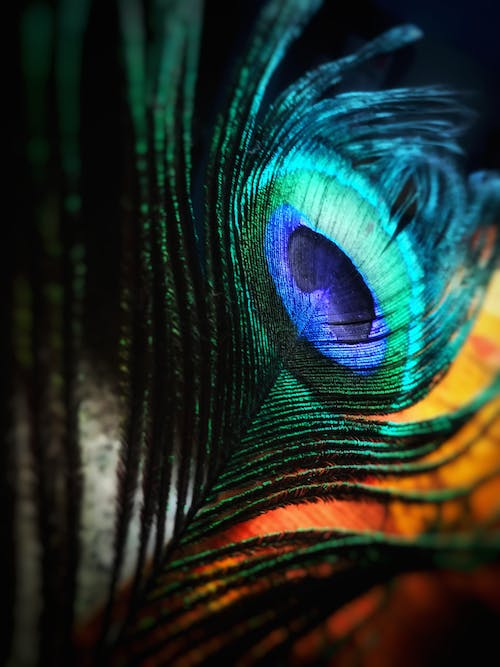
#> input picture b.jpeg, 500 x 667 px, found by its file name
$ jupyter execute Exp_11.ipynb
#> lines starting #> are read from the running program, lines starting #| are printed output that depends on the picture
[cell 1]
img_path = '/content/b.jpeg'

[cell 2]
import numpy as np
import matplotlib.pyplot as plt
from PIL import Image
from scipy.ndimage import convolve

def horizontal_edge_detection(image):
    # Define a horizontal edge detection kernel
    kernel = np.array([[-1, -1, -1],
                       [0, 0, 0],
                       [1, 1, 1]])

    # Apply the kernel separately to each channel
    edge_detected_image = np.zeros_like(image)
    for i in range(image.shape[-1]):
        edge_detected_image[..., i] = convolve(image[..., i], kernel)

    # Clip values to ensure they are within the valid pixel intensity range (0-255)
    edge_detected_image = np.clip(edge_detected_image, 0, 255).astype(np.uint8)

    return edge_detected_image

# Load an example image
original_img = np.array(Image.open(img_path))
#> original_img is the input picture: shape (667, 500, 3); mean R, G, B 34.9, 49.2, 44

edge_detected_img = horizontal_edge_detection(original_img)
#> after the loop in horizontal_edge_detection, `for i in range(image.shape[-1]):`:
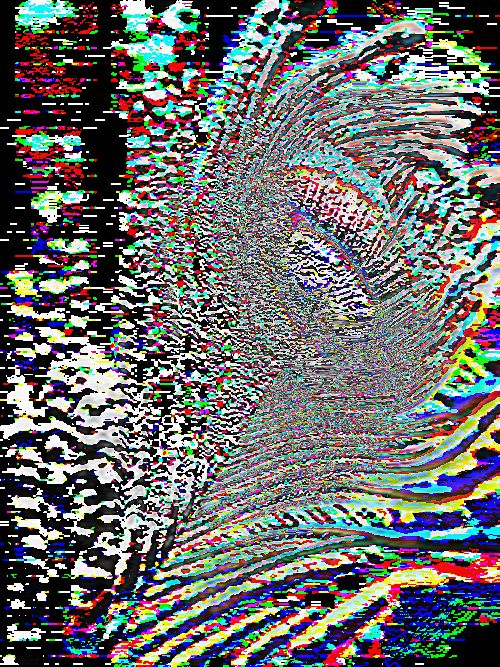
#> edge_detected_image: shape (667, 500, 3); mean R, G, B 106.5, 107.4, 106.2

# Plotting the images
plt.figure(figsize=(12, 6))

plt.subplot(1, 2, 1)
plt.imshow(original_img)
plt.title('Original Image')
plt.axis('off')

plt.subplot(1, 2, 2)
plt.imshow(edge_detected_img, cmap='gray')  # Assuming grayscale image
plt.title('Horizontal Edge Detection')
plt.axis('off')

plt.show()
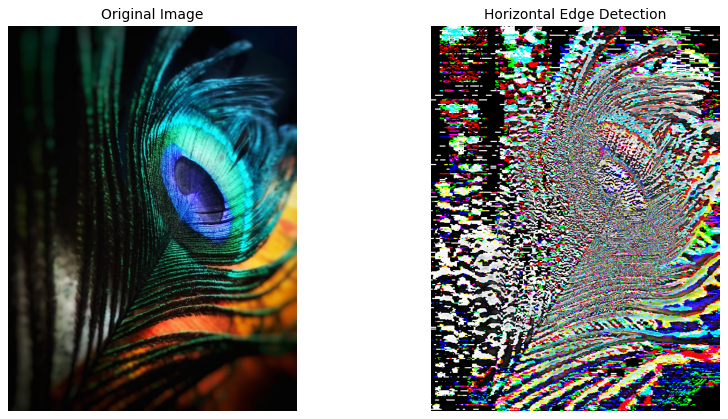
#> figure drawn by matplotlib, 2 panels
